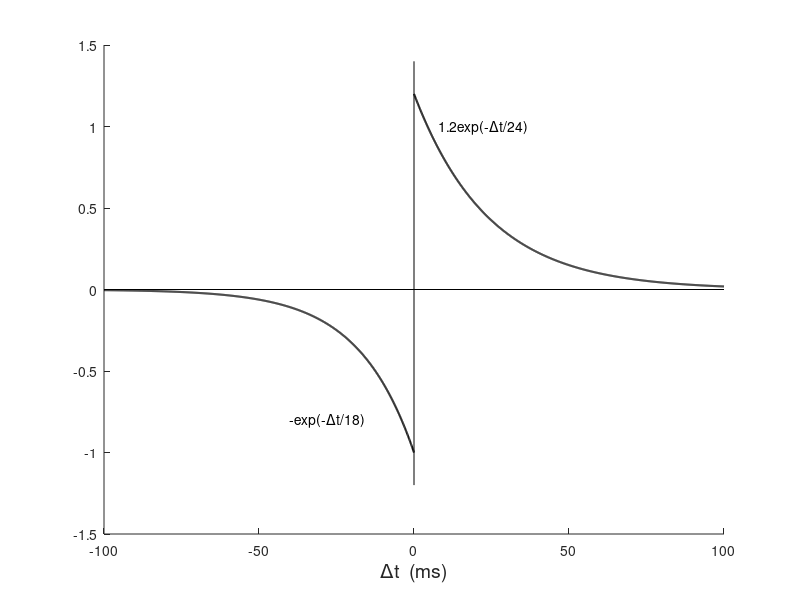
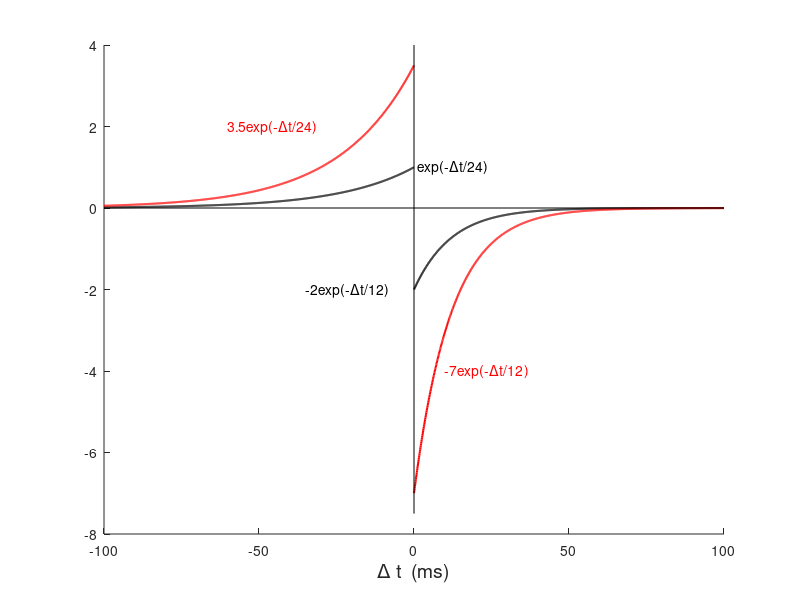

The MATLAB script that drew these images, in order:
%
% Gabbiani and Cox, Mathematics for Neuroscientists
%
%  gcnstdp.m    illustrate stdp curves
%
%  usage:   gcnstdp
%

Dt = 0:.1:100;   % ms
tau = 6;    % ms

figure(1)
plot(Dt,1.2*exp(-Dt/(4*tau)),'k','linewidth',1.5)
hold on
plot(-Dt,-exp(-Dt/(3*tau)),'k','linewidth',1.5)
plot([-100 100],[0 0],'k')
plot([0 0],[-1.2 1.4],'k')
text(8,1,'1.2exp(-\Deltat/24)')
text(-40,-0.8,'-exp(-\Deltat/18)')
hold off
box off
xlabel('\Deltat  (ms)','fontsize',14)

figure(2)
plot(Dt,-2*exp(-Dt/(2*tau)),'k','linewidth',1.5)
hold on
plot(Dt,-7*exp(-Dt/(2*tau)),'r','linewidth',1.5)
plot(-Dt,exp(-Dt/(4*tau)),'k','linewidth',1.5)
plot(-Dt,3.5*exp(-Dt/(4*tau)),'r','linewidth',1.5)
plot([-100 100],[0 0],'k')
plot([0 0],[-7.5 4],'k')
text(1,1,'exp(-\Deltat/24)')
text(-60,2,'3.5exp(-\Deltat/24)','color','r')
text(-35,-2,'-2exp(-\Deltat/12)')
text(10,-4,'-7exp(-\Deltat/12)','color','r')
hold off
box off
xlabel('\Delta t  (ms)','fontsize',14)
